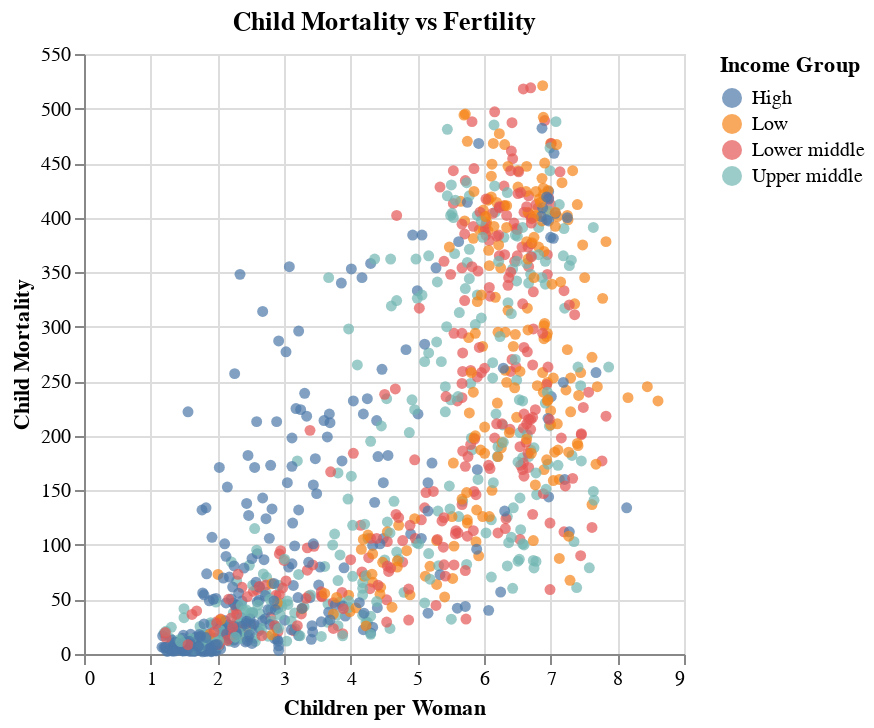

The code cell stored with this chart in its notebook:
### Markdown cell above
<div class="alert alert-info" style="color:black">

### Question 4.1
rubric={accuracy:1,viz:2,reasoning:1}

<h4>
Python
</h4>
<ol type="1">
<li>Filter the data to include only the years 1918, 1938, 1958, 1978, 1998, and 2018. To do this, you need to write out the full date strings, <code>'1918-01-01'</code> etc, or use <code>pd.to_datetime</code> with <code>format=%Y</code> on a list of the year integers only, up to you which one.</li>
<li>Use filled circles to make a scatter plot with children per women on the x-axis, child mortality on the y-axis, and the circles colored by the income group.</li>
<li>Facet your data into six subplots, one for each year laid out in 3 columns and 2 rows. To avoid taking too much space, set the width and height of the plots to suitable numbers.</li>
<li>Briefly describe your interpretation of the data. Does it support what was written in the introduction to this section of the lab? Why / why not?</li>
</ol>
</div>

### Code cell
# YOUR PYTHON ANSWER GOES HERE

# 1
specified_years = [1918, 1938, 1958, 1978, 1998, 2018]
gm_year_filter = gapminder_data[gapminder_data['year'].dt.year.isin(specified_years)]

# 2. Scatterplot
fertility_plot = alt.Chart(gm_year_filter, title = "Child Mortality vs Fertility").mark_circle().encode(
    x = alt.X("children_per_woman", title = "Children per Woman"),
    y = alt.Y("child_mortality", title = "Child Mortality"),
    color = alt.Color('income_group', title = "Income Group")
)

fertility_plot.display()

### Figure 1 — Vega-Lite specification as saved in the notebook (floating-point values rounded to 4 significant figures; data arrays with more than 128 entries replaced by an {"elided": "..."} marker saying what was removed)
{"$schema": "https://vega.github.io/schema/vega-lite/v5.20.1.json", "config": {"view": {"continuousHeight": 300, "continuousWidth": 300}}, "data": {"name": "data-70bef81160f106fa5d38e2b1dfbbe1fd"}, "datasets": {"data-70bef81160f106fa5d38e2b1dfbbe1fd": {"elided": "1068 records"}}, "encoding": {"color": {"field": "income_group", "title": "Income Group", "type": "nominal"}, "x": {"field": "children_per_woman", "title": "Children per Woman", "type": "quantitative"}, "y": {"field": "child_mortality", "title": "Child Mortality", "type": "quantitative"}}, "mark": {"type": "circle"}, "title": "Child Mortality vs Fertility"}
